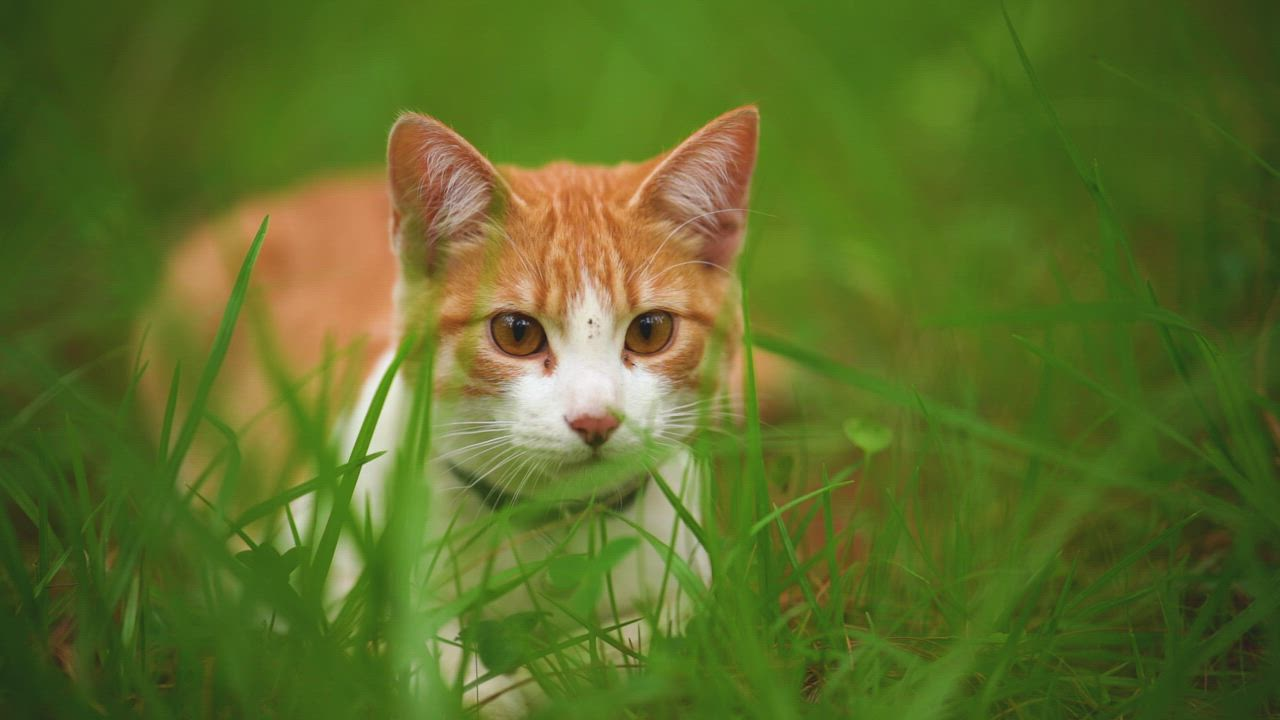
#> input picture backend/app/_extras/img97.jpg, 1280 x 720 px
$ python main.py
#> lines starting #> are read from the running program, lines starting #| are printed output that depends on the picture
import numpy as np
from PIL import Image
from io import BytesIO
import base64
import matplotlib.pyplot as plt

class Diffusion:


    def __init__(self, encoded_img, steps: int):
#> called with steps = 100
        self.steps = steps
        try:
            decoded_img = base64.b64decode(encoded_img)
            img_stream = BytesIO(decoded_img)
            img_stream = Image.open(img_stream)
#> img_stream is the input picture: PIL image 1280x720 RGB; mean R, G, B 91.7, 109.3, 39.3
        except Exception as e:
            return f"Invalid image data: {str(e)}"

        beta = np.linspace(0.001, 0.02, 1000)
        beta = beta
        alphas = 1 - beta[0:steps]
        # print(alphas)
        self.alphas_bar = np.cumprod(alphas)[-1]
        # print(self.alphas_bar)

        self.img = np.array(img_stream)
        self.img_shape = self.img.shape
#> self.img_shape = (720, 1280, 3)
        self.normalized_img = self.img/255

    def diffuse(self):
        epsilon = np.random.randn(*self.img_shape)
        xt = np.sqrt(self.alphas_bar)*self.normalized_img + np.sqrt(1-self.alphas_bar)*epsilon
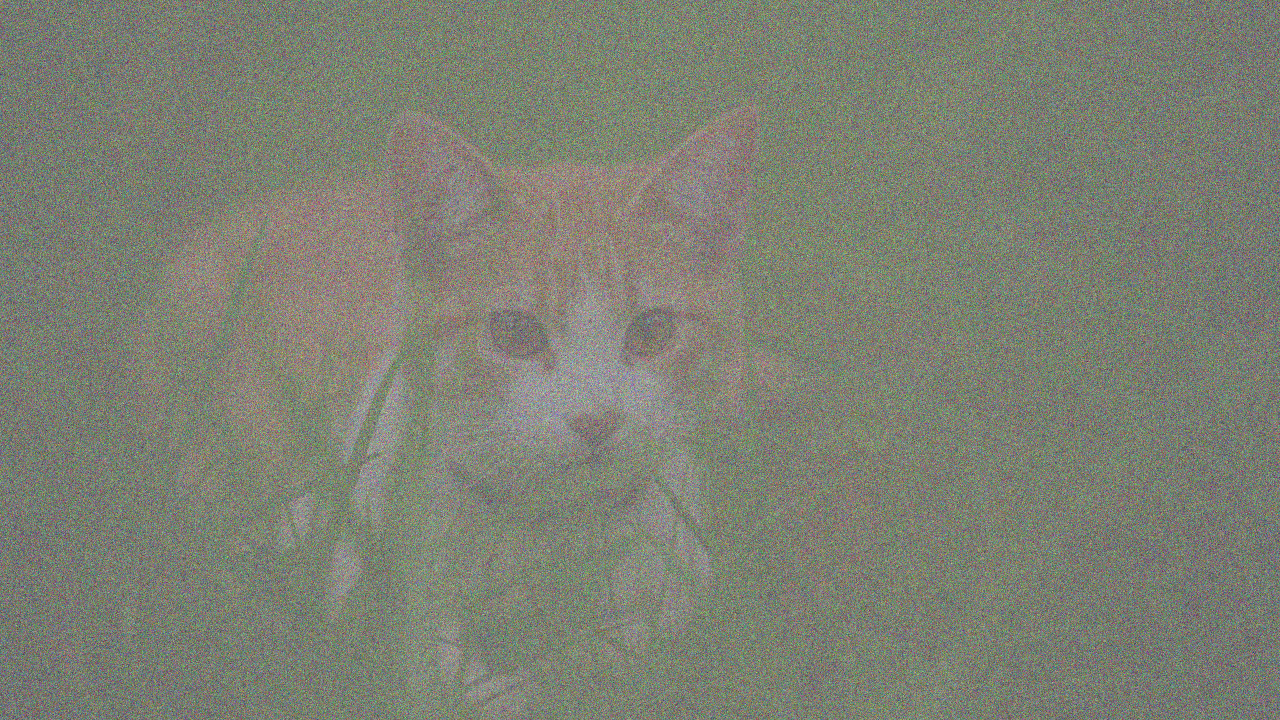
#> xt: shape (720, 1280, 3) float64; mean R, G, B 0.326, 0.39, 0.14; drawn with min black and max white
        xt_normalized = (xt - xt.min()) / (xt.max() - xt.min())
        self.xt_255 = xt_normalized * 255
#> (the run stopped early here; a loop or call above may not have finished)
